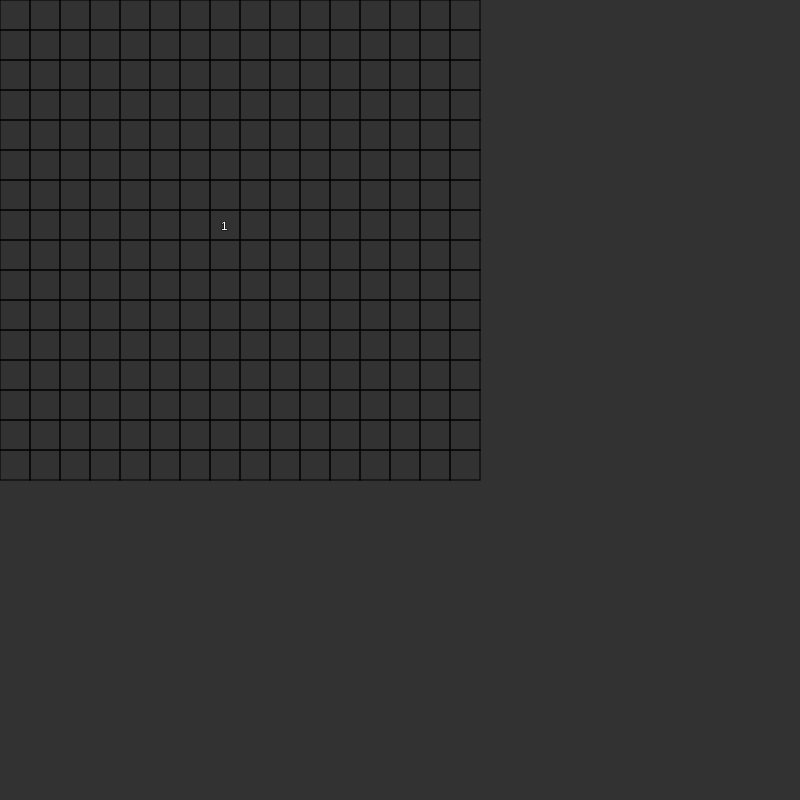
Frame 1 (no input)
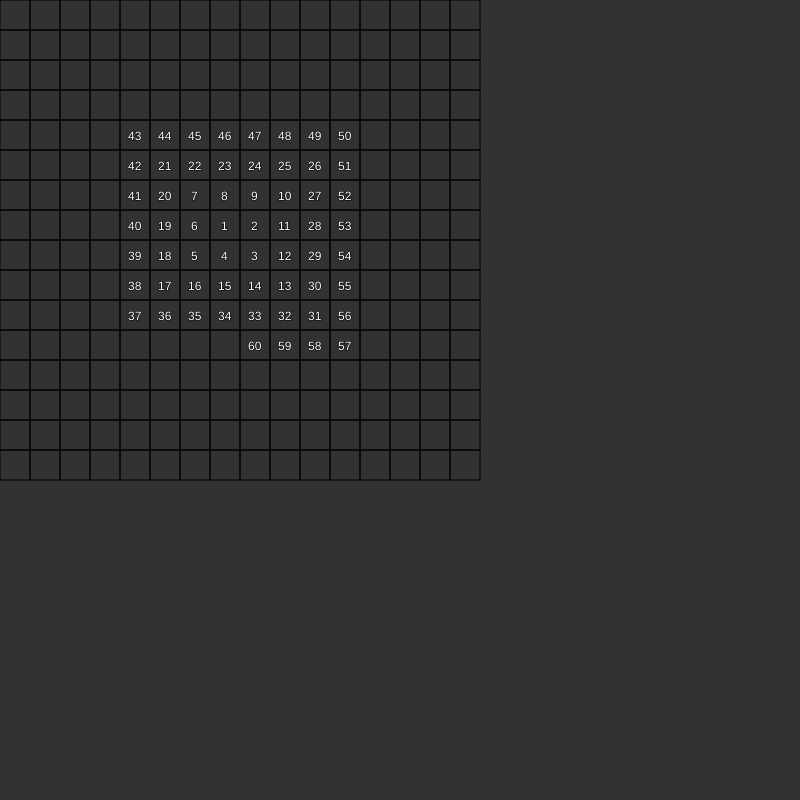
Frame 60 (no input)
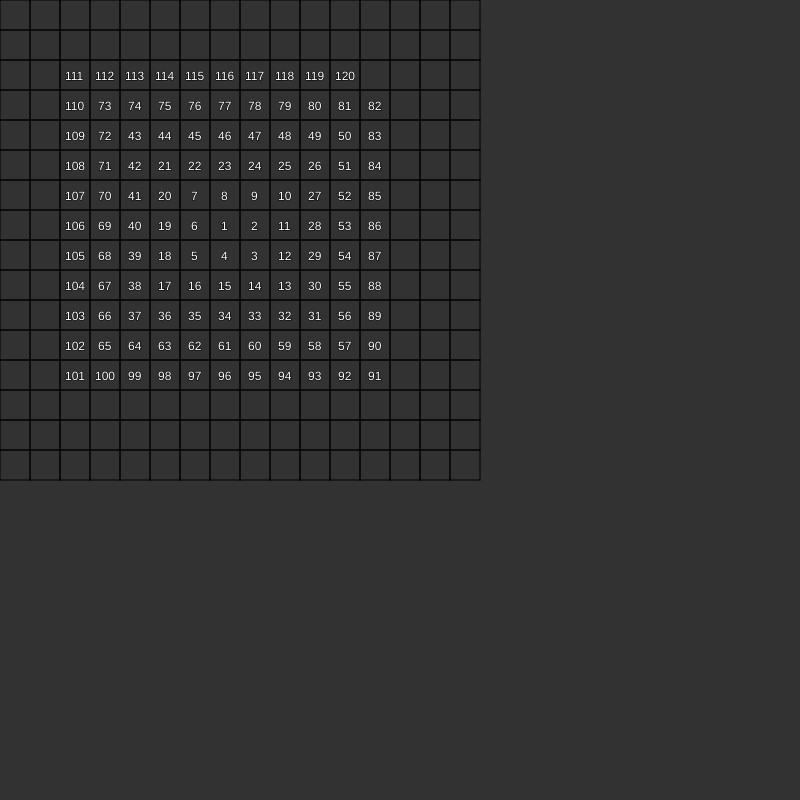
Frame 120 (the mouse pressed at the canvas centre since frame 60)

The p5.js sketch that drew these frames (run headless with seeded random() and noise() and a simulated clock; from frame 60 on, the mouse is pressed at the canvas centre):

// p5.js sketch
// ── sketch.js
var canvasWidth = 800
var canvasHeight = 800
var grid = []
var rows = 16
var cellWidth = 30
var params
var started
var selectedCells = []

function setup () {
  createCanvas(canvasWidth, canvasHeight);
  translate((canvasWidth-(rows*cellWidth)) / 2, (canvasWidth-(rows*cellWidth)) / 2);

  for (var x = 0; x < rows; x++) {
    grid[x] = []
    for (var y = 0; y < rows; y++) {
      var cell = new Cell({ i: x, j: y, size: cellWidth, dead: false })
      grid[x].push(cell)
    }
  }

  var middle = Math.floor(rows / 2) - 1
  params = grid[middle][middle].setNum(1, 'down', 1, 1, false)
}

const start = () => {
  started = true

  var random = grid[Math.floor(Math.random() * rows)][Math.floor(Math.random() * rows)]
  selectedCells.unshift(random.seekMiddle(), random)
}

const drawText = () => {
  fill(255)
  textSize(24)
  const width = ((this.size / 2) - 4)

  text(`Manhattan distance from ${selectedCells[selectedCells.length - 1].num} to middle is : ${selectedCells.length - 1}`, 0, -25)
}

function draw() {
  clear()
  background(50)

  for (var i = 0; i < grid.length; i++) {
    for (var j = 0; j < grid[i].length; j++) {
      grid[i][j].draw()
    }
  }

  if (params) params = params[0].setNum(params[1], params[2], params[3], params[4], params[5])
  if (!params && !started) {
    start()
  }
  if (started && selectedCells.length) {
    if (selectedCells[0]) selectedCells.unshift(selectedCells[0].seekMiddle())
  }
  if (started && !selectedCells[0]) drawText()
}

// ── cell.js
const compare = (a, b) => {
  return a.num < b.num ? -1 : a.num > b.num ? 1 : 0
}

class Cell {
  constructor(o) {
    this.pos = createVector(o.i * o.size, o.j * o.size);
    this.marked = false;
    this.i = o.i;
    this.j = o.j;
    this.size = o.size;
  }

  getSmallest() {
    const neighbours = []

    const top    = grid[this.i-1] ? grid[this.i-1][this.j] : null
    const right  = grid[this.i]   ? grid[this.i][this.j+1] : null
    const bottom = grid[this.i+1] ? grid[this.i+1][this.j] : null
    const left   = grid[this.i]   ? grid[this.i][this.j-1] : null

    if (top) neighbours.push(top)
    if (right) neighbours.push(right)
    if (bottom) neighbours.push(bottom)
    if (left) neighbours.push(left)

    if (neighbours.length > 0) {
      neighbours.sort(compare)
      return neighbours[0]
    }
    return
  }

  highlight () {
    noStroke()
    fill(255, 255, 51, 90)
    rect(this.pos.x, this.pos.y, this.size, this.size)

  }

  seekMiddle () {
    this.marked = true;

    if (this.num > 1) {
      return this.getSmallest()
    }
  }

  setNum (num, direction, amount, remaining, inc) {
    this.num = num;

    let next
    let nextDirection = direction
    switch (direction) {
      case 'up':
        next = grid[this.i-1] ? grid[this.i-1][this.j] : null
        if (remaining === amount) nextDirection = 'left'
        break;
      case 'right':
        next = grid[this.i] ? grid[this.i][this.j+1] : null
        if (remaining === amount) nextDirection = 'up'
        break;
      case 'down':
        next = grid[this.i+1] ? grid[this.i+1][this.j] : null
        if (remaining === amount) nextDirection = 'right'
        break;
      case 'left':
        next = grid[this.i] ? grid[this.i][this.j-1] : null
        if (remaining === amount) nextDirection = 'down'
        break;
    }
    if (amount === remaining) {
      remaining = 0
      if (inc) amount++
      inc = !inc
    }
    remaining++
    if (next) {
      return [next, this.num + 1, nextDirection, amount, remaining, inc]
    }
  }

  draw () {
    const x = this.pos.x
    const y = this.pos.y
    stroke(0)
    line(x, y, x + this.size, y)
    line(x + this.size, y, x + this.size, y + this.size)
    line(x + this.size, y + this.size, x, y + this.size)
    line(x, y + this.size, x, y)

    if (this.marked) {
      this.highlight()
    }
    if (this.num) {
      fill(255)
      textSize(12)
      const offset = 1 + (this.num.toString().length * 3)
      const width = ((this.size / 2) - offset)
      text(this.num, this.pos.x + width , this.pos.y + 20)
    }
  }
}
